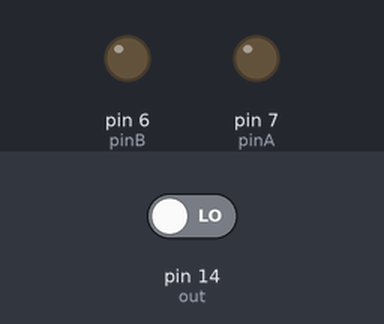
A sketch run on a simulated Arduino Uno, built with avr-gcc and run on an emulated ATmega328P. On the bench: output pins drawn as LEDs (lit = HIGH). The inputs (shaded band) are chosen by the test bench; at power-on: pin 14 (out) LOW. What the sketch prints to the serial monitor is not drawn.

Above: at 0.12 s.
At 0.8 s:
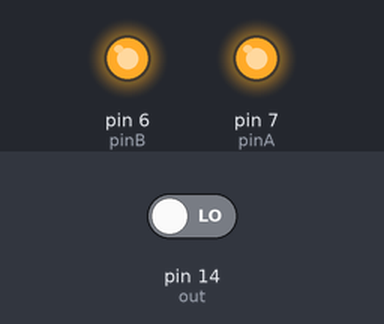
Timing chart, 0 to 2.3 s (numbered marks = the images above):
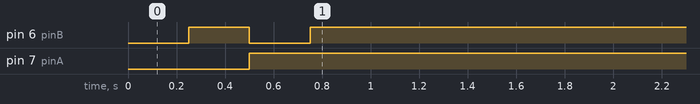

The sketch:

28test.ino
```cpp
int pinA = 7;
int pinB = 6;
int out = 14;
int _7408count = 0;
int _7400count = 0;
//int _7402count = 0;
int _7432count = 0;
int _7486count = 0;
int x = 0;
int Logic_gate[5][4] = {{1, 1, 1, 0}, {0, 0, 0, 1},  {0, 1, 1, 1}, {0, 1, 1, 0}}; //7400,7408,7432,7486
int Read_gate [4];
void setup()
{
  Serial.begin(9600);
  pinMode(out, INPUT);
  pinMode(pinA, OUTPUT);
  pinMode(pinB, OUTPUT);
}

void loop()
{
  while (x < 4) {
    digitalWrite(pinA, LOW);
    digitalWrite(pinB, LOW);
    delay(250);
      Read_gate[x] = digitalRead(out);
      if (Read_gate[x] == Logic_gate[0][x]) {
        _7400count++;
      }
      if (Read_gate[x] == Logic_gate[1][x]) {
        _7408count++;
      }
      if (Read_gate[x] == Logic_gate[2][x]) {
        _7432count++;
      }
      if (Read_gate[x] == Logic_gate[3][x]) {
        _7486count++;
      }
      x = x + 1;

    digitalWrite(pinA, LOW);
    digitalWrite(pinB, HIGH);
    delay(250);
      Read_gate[x] = digitalRead(out);
      if (Read_gate[x] == Logic_gate[0][x]) {
        _7400count++;
      }
      if (Read_gate[x] == Logic_gate[1][x]) {
        _7408count++;
      }
      if (Read_gate[x] == Logic_gate[2][x]) {
        _7432count++;
      }
      if (Read_gate[x] == Logic_gate[3][x]) {
        _7486count++;
      }
      x = x + 1;

    digitalWrite(pinA, HIGH);
    digitalWrite(pinB, LOW);
    delay(250);
      Read_gate[x] = digitalRead(out);
      if (Read_gate[x] == Logic_gate[0][x]) {
        _7400count++;
      }
      if (Read_gate[x] == Logic_gate[1][x]) {
        _7408count++;
      }
      if (Read_gate[x] == Logic_gate[2][x]) {
        _7432count++;
      }
      if (Read_gate[x] == Logic_gate[3][x]) {
        _7486count++;
      }
      x = x + 1;

    digitalWrite(pinA, HIGH);
    digitalWrite(pinB, HIGH);
    delay(250);
      Read_gate[x] = digitalRead(out);
      if (Read_gate[x] == Logic_gate[0][x]) {
        _7400count++;
      }
      if (Read_gate[x] == Logic_gate[1][x]) {
        _7408count++;
      }
      if (Read_gate[x] == Logic_gate[2][x]) {
        _7432count++;
      }
      if (Read_gate[x] == Logic_gate[3][x]) {
        _7486count++;
      }
      x = x + 1;
    if (_7400count == 4) {
      Serial.print("\n7400 IC is good.\n");
      break;
    }
    if (_7408count == 4) {
      Serial.print("\n7408 IC is good.\n");
      break;
    }
    if (_7432count == 4) {
      Serial.print("\n7432 IC is good.\n");
      break;
    }
    if (_7486count == 4) {
      Serial.print("\n7486 IC is good.\n");
      break;
    }
    if (_7400count != 4 and _7408count != 4 and _7432count != 4 and _7486count != 4) {
      Serial.print("\nNothing connect or IC is another one.\n");
      break;
    }
  }

}
```

Measured:
- by itself, pin 6 (pinB): LOW → HIGH at 0.25 s, → LOW 0.25 s later, → HIGH 0.25 s later
- by itself, pin 7 (pinA): LOW → HIGH at 0.50 s
